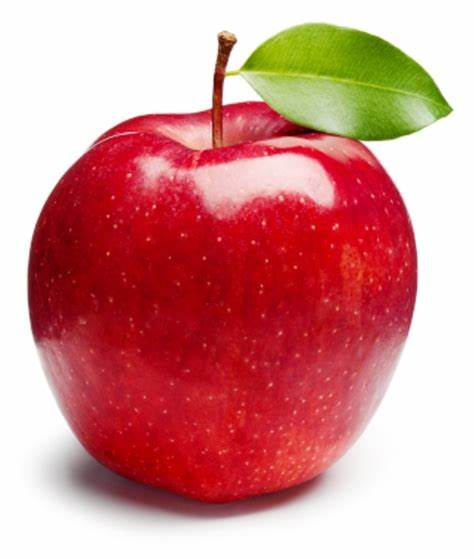
#> input picture gambar apel.jpeg, 474 x 559 px
$ python 'Morfologi Dilasi.py'
#> lines starting #> are read from the running program, lines starting #| are printed output that depends on the picture; after the words box and inside, x2 and y2 are one past the last pixel; in counts of white or black regions, pixels touching at a corner belong together
import cv2 as cv
import numpy as np

citra = cv.imread('gambar apel.jpeg')
#> citra is the input picture: shape (559, 474, 3); mean B, G, R 140.8, 142.3, 210.9

gray = cv.cvtColor(citra, cv.COLOR_BGR2GRAY)
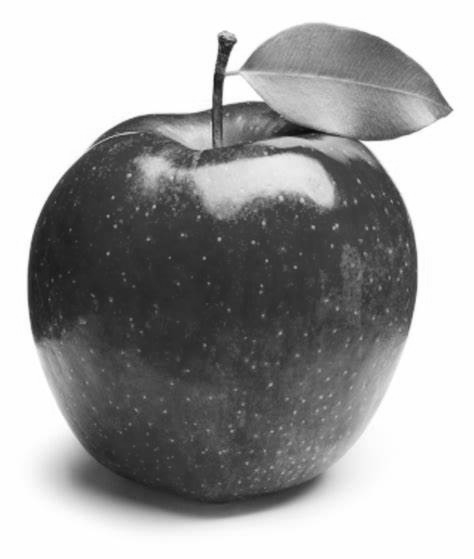
#> gray: shape (559, 474); min 11, max 255, mean 162.6

ret, thresh = cv.threshold(gray, 127, 255, cv.THRESH_BINARY)
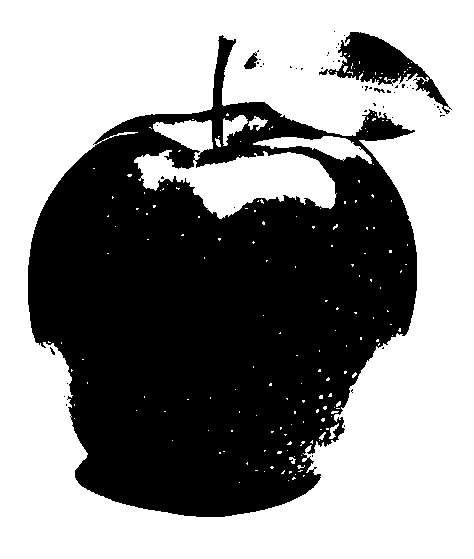
#> thresh: shape (559, 474); 56.3% white; 53 black regions (49 under 20 px), largest, box (x1, y1, x2, y2) and area: (28, 35, 417, 517) 112257, (319, 32, 452, 114) 3230, (244, 52, 258, 69) 127, (374, 88, 385, 93) 28

kernel = np.ones((5, 5), np.uint8)

dilasi = cv.dilate(thresh, kernel, iterations = 1)
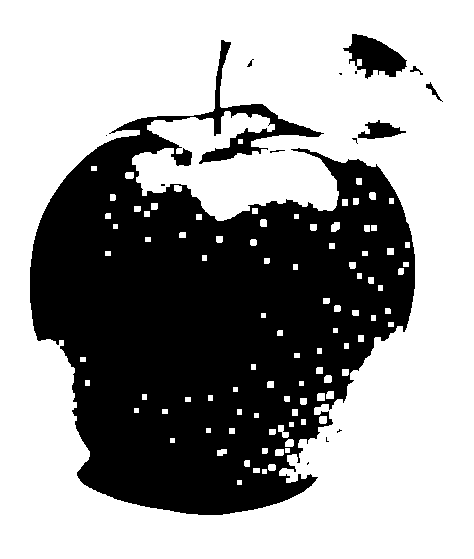
#> dilasi: shape (559, 474); 61.6% white; 15 black regions (8 under 20 px), largest, box (x1, y1, x2, y2) and area: (30, 40, 415, 515) 99539, (343, 34, 407, 79) 1557, (358, 120, 406, 139) 484

cv.imshow('Citra Asli', citra)
cv.imshow('Citra Grayscale', gray)
cv.imshow('Citra Biner', thresh)
cv.imshow('Citra Dilasi', dilasi)

cv.waitKey(0)
cv.destroyAllWindows()

$ run again, with bunga.jpg copied over gambar apel.jpeg
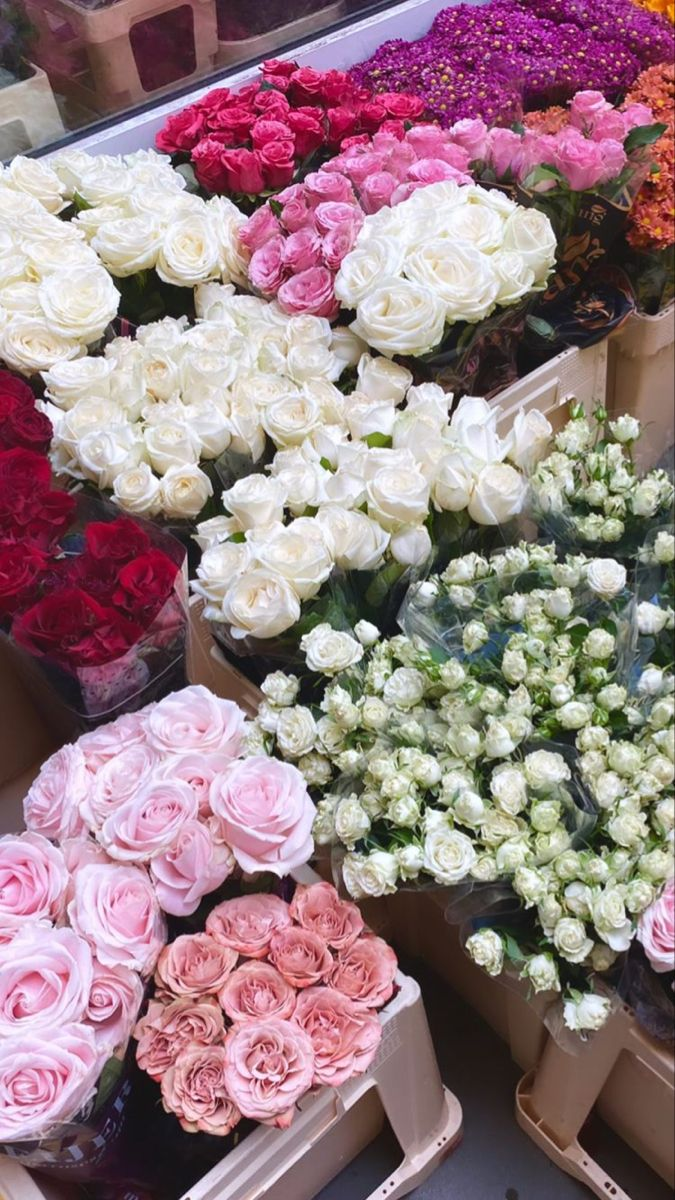
#> input picture bunga.jpg, 675 x 1200 px
#> citra is the input picture: shape (1200, 675, 3); mean B, G, R 130.5, 125.6, 151.7
#> `ret, thresh = cv.threshold(gray, 127, 255, cv.THRESH_BINARY)`:
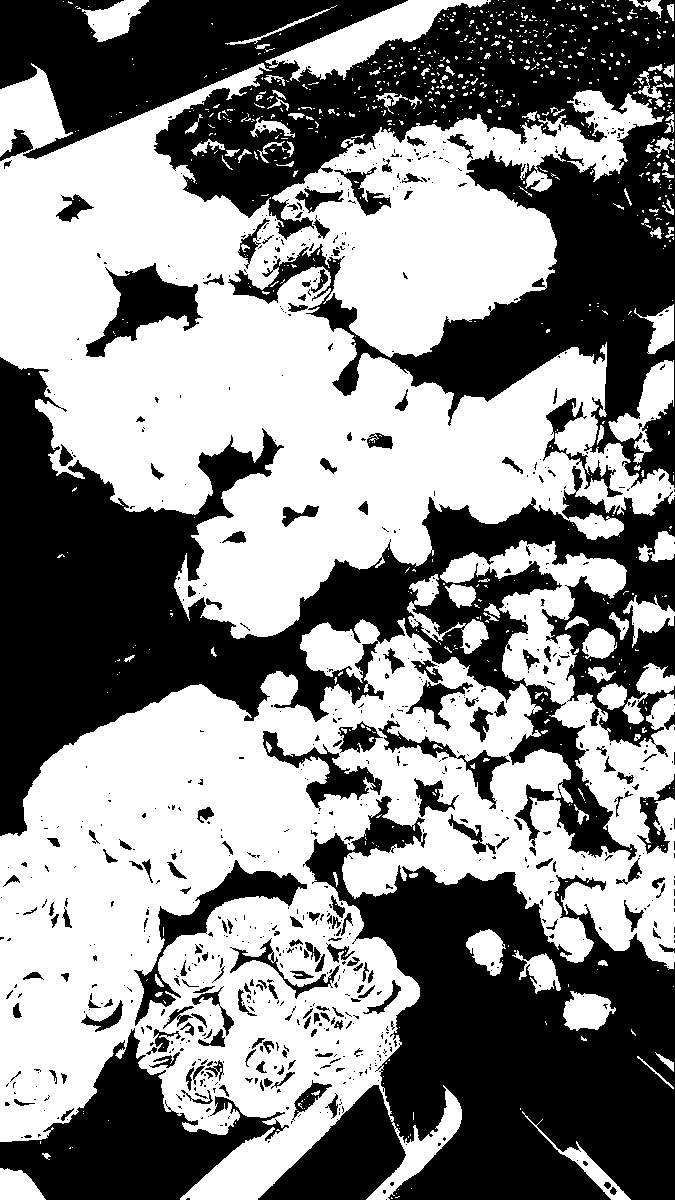
#> thresh: shape (1200, 675); 53.2% white; 860 black regions (663 under 20 px), largest, box (x1, y1, x2, y2) and area: (0, 0, 675, 488) 124978, (0, 357, 675, 860) 107416, (258, 796, 675, 1200) 86917
#> `dilasi = cv.dilate(thresh, kernel, iterations = 1)`:
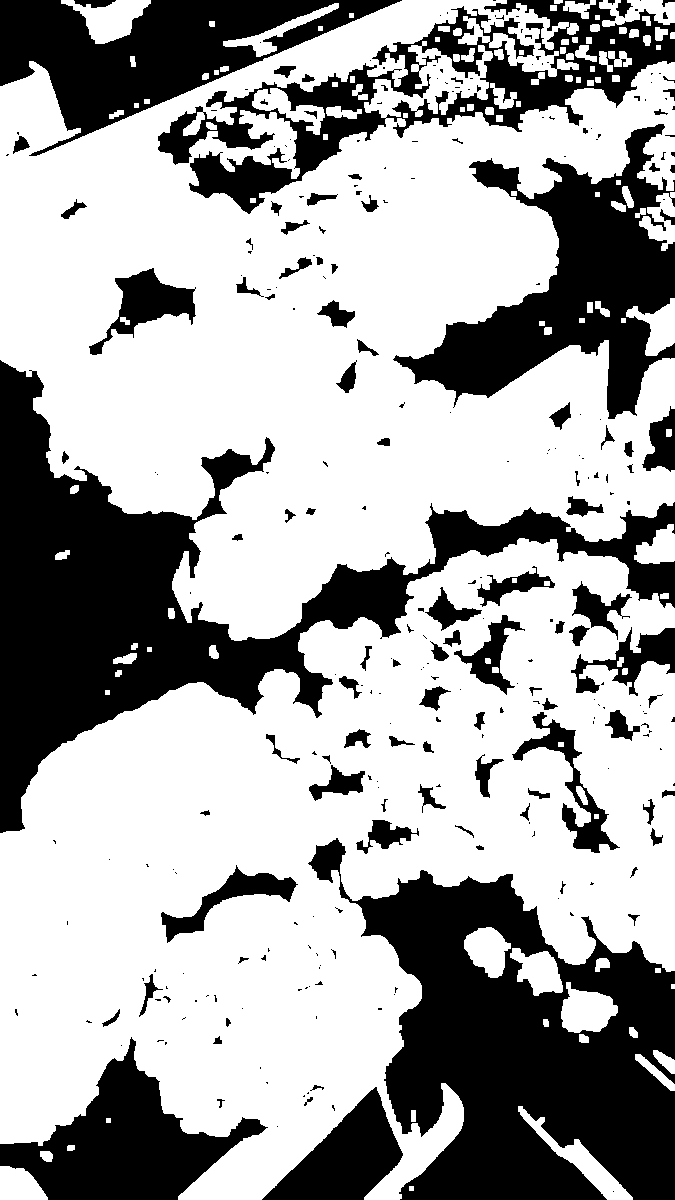
#> dilasi: shape (1200, 675); 65.1% white; 293 black regions (186 under 20 px), largest, box (x1, y1, x2, y2) and area: (0, 360, 675, 833) 73724, (308, 838, 675, 1200) 68819, (393, 124, 675, 419) 31723
